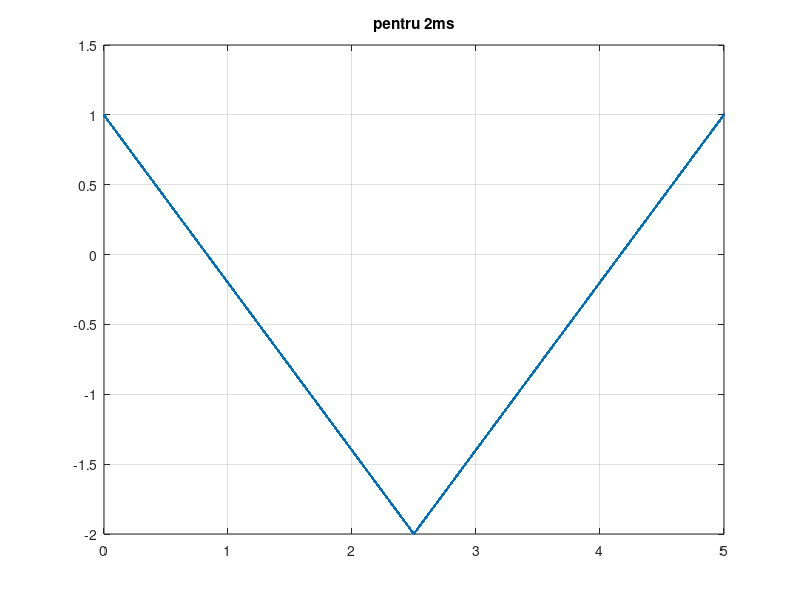
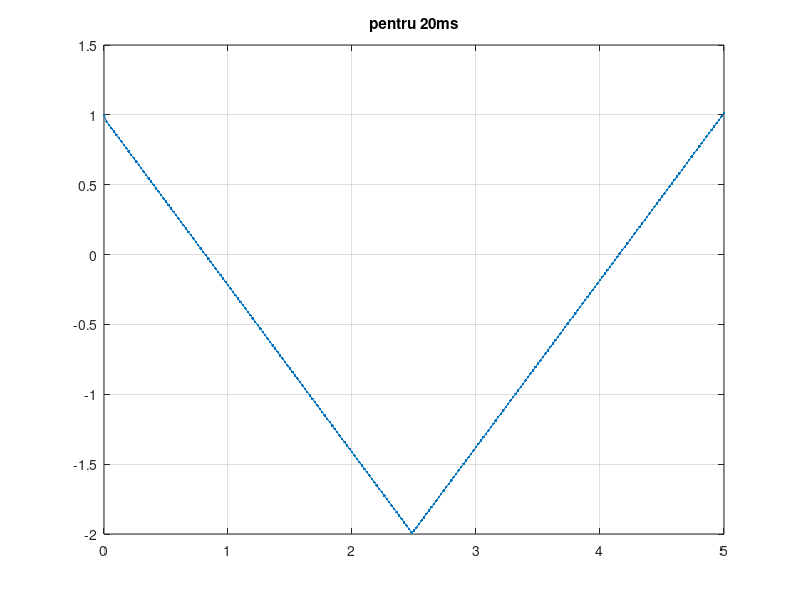
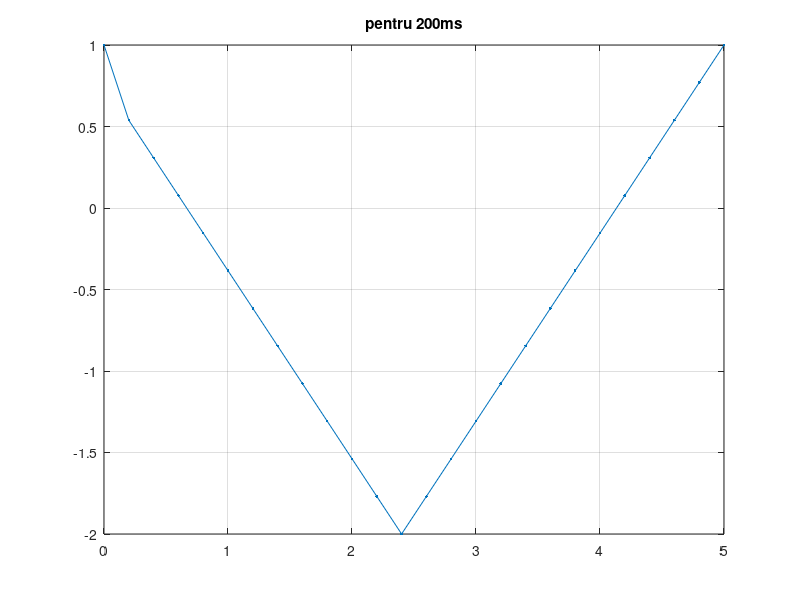

Here is the MATLAB script that generated these plots, in order:
f=1/5;
%semnal 2 ms
t1=0:0.002:5;
s1=sin(2*pi*f*t1);
n1=length(s1);
s1(1)=1;
pas1=6/n1;
nrpas1=1;
for i=2:1:n1
    if i<=n1/2
        s1(i)=1-pas1*i;
    end
    if i>n1/2
        s1(i)=-2+pas1*nrpas1;
        nrpas1=nrpas1+1;
        
    end
end
figure(1)
plot(t1,s1,'.-'),title('pentru 2ms'),grid
%semnal 20ms
t2=0:0.02:5;
s2=sin(2*pi*f*t2);
n2=length(s2);
pas2=6/n2;
nrpas2=1;
s2(1)=1;
for i=2:1:n2
    if i<=n2/2
        s2(i)=1-pas2*i;
    end
    if i>n2/2
        s2(i)=-2+pas2*nrpas2;
        nrpas2=nrpas2+1;
    end
end
figure(2)
plot(t2,s2,'.-'),title('pentru 20ms'),grid
%semnal 200ms
t3=0:0.2:5;
s3=sin(2*pi*f*t3);
n3=length(s3);
pas3=6/n3;
nrpas3=1;
s3(1)=1;
for i=2:1:n3
    if i<=n3/2
        s3(i)=1-pas3*i;
    end
    if i>n3/2
        s3(i)=-2+pas3*nrpas3;
        nrpas3=nrpas3+1;
    end
end
figure(3)
plot(t3,s3,'.-'),title('pentru 200ms'),grid